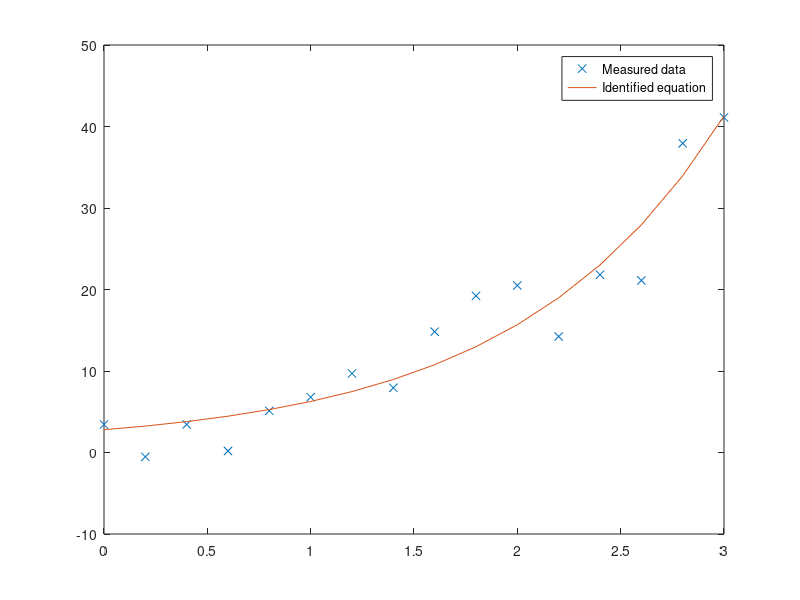

Reproduce this figure in MATLAB.
%% LINEAR LEAST SQUARES
clear; clc; close all

%% LOAD DATA
data = load("LLS_data/LLS_Data_1.mat")
t = data.t
y = data.y

%% PLOT
plot(t, y, 'x')
hold on

%% COMPONENTS OF Y
num_theta = 2; % number of y components to identify

% Y = A*THETA where THETA = [theta_1; theta_2;... theta_n]

% predefine A matrix
A = zeros(length(y), num_theta)

% fill first row
A(:,1) = exp(t)

% fill second row
A(:,2) = ones(length(t),1)

%% SOLVE FOR THETA
theta = A\y
theta_1 = theta(1)
theta_2 = theta(2)
y_solved = theta_1*exp(t) + theta_2

plot(t, y_solved)
legend('Measured data', "Identified equation")

%% FIND AVERAGE ERROR
average_absolute_error = sum(abs(y-y_solved))/length(y_solved)